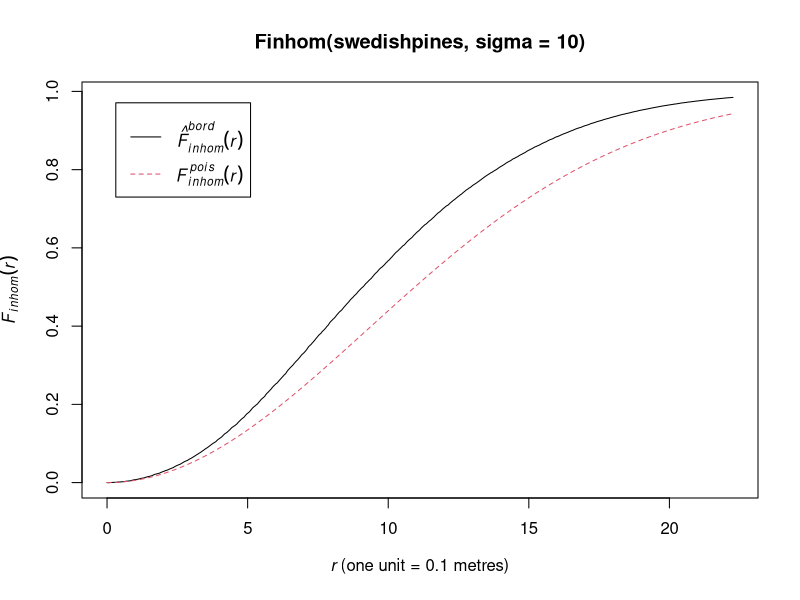

Source code (R):
library(spatstat)


### Name: Finhom
### Title: Inhomogeneous Empty Space Function
### Aliases: Finhom
### Keywords: spatial nonparametric

### ** Examples

  ## Not run: 
##D   plot(Finhom(swedishpines, sigma=bw.diggle, adjust=2))
##D   
## End(Not run)
  plot(Finhom(swedishpines, sigma=10))
